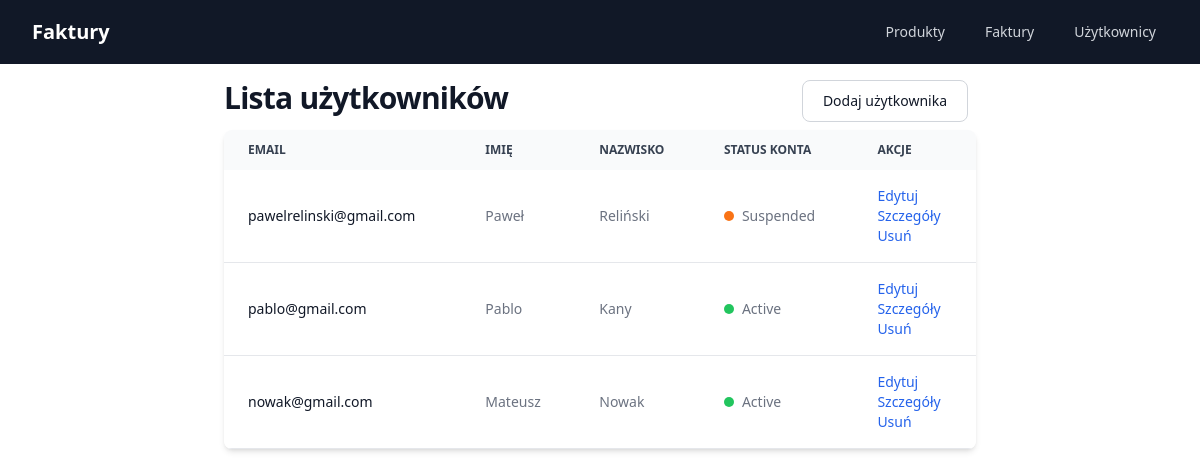
The page /users-list/ on the database as committed earlier.
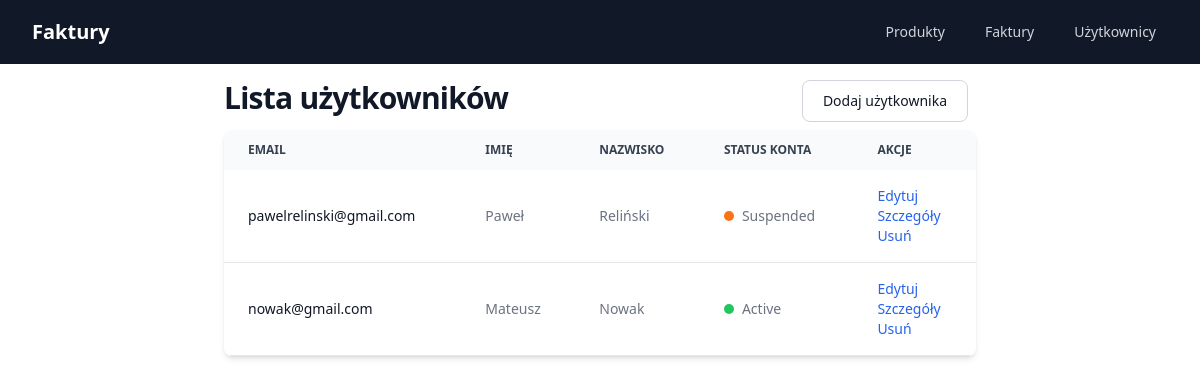
The same page on the database as committed later.
### core/models.py (models this page shows, shortened)
class User(models.Model):
    email = models.EmailField(unique=True)
    first_name = models.CharField(max_length=50)
    last_name = models.CharField(max_length=50)
    street_address = models.CharField(
        max_length=100,
        default='',
        null=False)
    city = models.CharField(
        max_length=50,
        default='',
        null=False)
    country = models.CharField(
        max_length=50,
        default='',
        null=False)
    postal_code = models.CharField(
        max_length=20,
        default='',
        null=False)
    contact_information = models.CharField(max_length=50)
    account_status = models.CharField(
        max_length=20,
        choices=[(status.value, status.value.title()) for status in UserAccountStatus],
        default=UserAccountStatus.ACTIVE)
    created_at = models.DateTimeField(auto_now_add=True)
    updated_at = models.DateTimeField(auto_now=True)

### core/views.py (the view)
# urls.py: path('users-list/', views.UsersListView.as_view(), name='users_list'),
class UsersListView(generic.ListView):
    model = User
    template_name = 'core/user/users_list.html'
    context_object_name = 'users_list'
    def get_queryset(self):
        return User.objects.all()

### templates/core/user/users_list.html (shortened to what this page needs)
{% extends "core/base.html" %}
{% block content %}
    <header>
        <div class="mx-auto max-w-7xl flex flex-row justify-between">
            <h1 class="text-3xl font-bold tracking-tight text-gray-900 dark:text-white">
                Lista użytkowników
            </h1>
            <a href="{% url 'core:user_add' %}"
               class="text-gray-900 bg-white border border-gray-300 focus:outline-none hover:bg-gray-100 focus:ring-4 focus:ring-gray-200 font-medium rounded-lg text-sm px-5 py-2.5 mr-2 mb-2 dark:bg-gray-800 dark:text-white dark:border-gray-600 dark:hover:bg-gray-700 dark:hover:border-gray-600 dark:focus:ring-gray-700">
                Dodaj użytkownika
            </a>
        </div>
    </header>
    {% if users_list %}
        <div class="relative overflow-x-auto shadow-md sm:rounded-lg">
            <table class="w-full text-sm text-left text-gray-500 dark:text-gray-400">
                <thead class="text-xs text-gray-700 uppercase bg-gray-50 dark:bg-gray-700 dark:text-gray-400">
                <tr>
                    <th scope="col" class="px-6 py-3">
                        Email
                    </th>
                    <th scope="col" class="px-6 py-3">
                        Imię
                    </th>
                    <th scope="col" class="px-6 py-3">
                        Nazwisko
                    </th>
                    <th scope="col" class="px-6 py-3">
                        Status konta
                    </th>
                    <th scope="col" class="px-6 py-3">
                        Akcje
                    </th>
                </tr>
                </thead>
                <tbody>
                {% for user in users_list %}
                    <tr class="bg-white border-b dark:bg-gray-900 dark:border-gray-700">
                        <th scope="row" class="px-6 py-4 font-medium text-gray-900 whitespace-nowrap dark:text-white">
                            {{ user.email }}
                        </th>
                        <td class="px-6 py-4">
                            {{ user.first_name }}
                        </td>
                        <td class="px-6 py-4">
                            {{ user.last_name }}
                        </td>
                        <td class="px-6 py-4">
                            <div class="flex items-center">
                                {% if user.account_status == 'active' %}
                                    <div class="h-2.5 w-2.5 rounded-full bg-green-500 mr-2"></div>
                                {% elif user.account_status == 'deactivated' %}
                                    <div class="h-2.5 w-2.5 rounded-full bg-red-500 mr-2"></div>
                                {% else %}
                                    <div class="h-2.5 w-2.5 rounded-full bg-orange-500 mr-2"></div>
                                {% endif %}
                                {{ user.account_status.title }}
                            </div>
                        </td>
                        <td class="px-6 py-4 flex flex-col">
                            <a href="{% url 'core:user_update' user.id %}" class="font-medium text-blue-600 dark:text-blue-500 hover:underline">Edytuj</a>
                            <a href="{% url 'core:user_detail' user.id %}" class="font-medium text-blue-600 dark:text-blue-500 hover:underline">Szczegóły</a>
                            <a href="{% url 'core:user_delete' user.id %}" class="font-medium text-blue-600 dark:text-blue-500 hover:underline">Usuń</a>
                        </td>
                    </tr>
                {% endfor %}
                </tbody>
            </table>
        </div>
    {% else %}
        <div class="w-full text-center mt-10">
            Brak użytkowników
        </div>
    {% endif %}
{% endblock %}

Rows that differ between the two databases and show on the page:
removed User: email "pablo@gmail.com", first_name "Pablo", last_name "Kany", account_status "Active"
